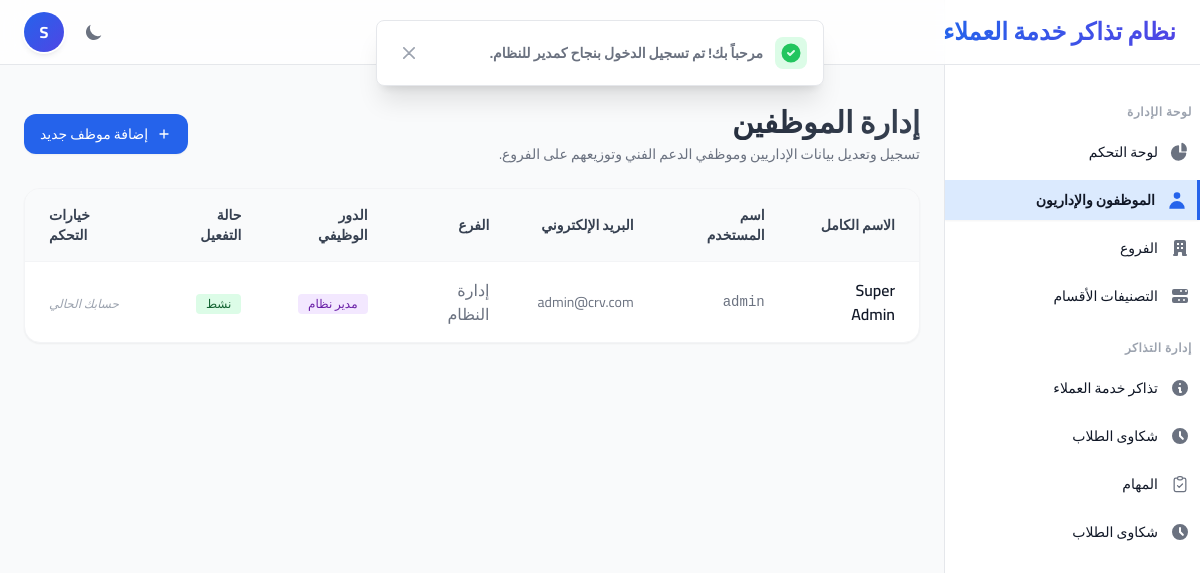
The page /admin/employees.php (signed in) on the database its author committed.
### tables this page shows
CREATE TABLE IF NOT EXISTS `employees` (
    `id` INT AUTO_INCREMENT PRIMARY KEY,
    `branch_id` INT NULL,
    `name` VARCHAR(150) NOT NULL,
    `username` VARCHAR(100) UNIQUE NOT NULL,
    `email` VARCHAR(190) UNIQUE NULL,
    `password` VARCHAR(255) NOT NULL,
    `phone` VARCHAR(30) NULL,
    `role` ENUM('admin','employee') DEFAULT 'employee',
    `status` ENUM('active','inactive') DEFAULT 'active',
    `last_login_at` DATETIME NULL,
    `created_at` TIMESTAMP DEFAULT CURRENT_TIMESTAMP,
    CONSTRAINT `fk_employees_branch` FOREIGN KEY (`branch_id`) REFERENCES `branches` (`id`) ON DELETE SET NULL
);

### admin/employees.php (the view, shortened to what this page needs)
<?php
$db = getDBConnection();
$pageParams = get_pagination_params(10);
$employees = [];
try {
    $stmt = $db->prepare("
        SELECT e.*, b.name as branch_name
        FROM employees e
        LEFT JOIN branches b ON e.branch_id = b.id
        ORDER BY e.id ASC
        LIMIT :limit OFFSET :offset
    ");
    $stmt->bindValue(':limit', $pageParams['perPage'], PDO::PARAM_INT);
    $stmt->bindValue(':offset', $pageParams['offset'], PDO::PARAM_INT);
    $stmt->execute();
    $employees = $stmt->fetchAll();
} catch (PDOException $e) {
    error_log("Failed to fetch employees: " . $e->getMessage());
}
require_once __DIR__ . '/../includes/header.php';
require_once __DIR__ . '/../includes/sidebar.php';
?>
<main class="p-6 space-y-6 flex-1">
    <div class="flex flex-col md:flex-row md:items-center md:justify-between space-y-4 md:space-y-0">
        <div>
            <h1 class="text-3xl font-bold bg-gradient-to-r from-gray-900 to-gray-700 dark:from-white dark:to-gray-300 bg-clip-text text-transparent">
            </h1>
            <p class="mt-1 text-sm text-gray-500 dark:text-gray-400">
                تسجيل وتعديل بيانات الإداريين وموظفي الدعم الفني وتوزيعهم على الفروع.
            </p>
        </div>
        <div>
            <a href="<?php echo BASE_URL; ?>admin/employee-add.php" class="inline-flex items-center px-4 py-2.5 text-sm font-medium text-white bg-blue-600 hover:bg-blue-700 focus:ring-4 focus:outline-none focus:ring-blue-300 rounded-xl shadow-sm dark:bg-blue-600 dark:hover:bg-blue-700 transition-all">
                <svg class="w-4 h-4 ml-2" fill="none" stroke="currentColor" viewBox="0 0 24 24" xmlns="http://www.w3.org/2000/svg">
                    <path stroke-linecap="round" stroke-linejoin="round" stroke-width="2" d="M12 6v6m0 0v6m0-6h6m-6 0H6"/>
                </svg>
                إضافة موظف جديد
            </a>
        </div>
    </div>
    <div class="bg-white border border-gray-100 rounded-2xl shadow-sm dark:bg-gray-800 dark:border-gray-700 overflow-hidden">
        <div class="overflow-x-auto">
            <table class="w-full text-base text-right text-gray-500 dark:text-gray-400">
                <thead class="text-sm text-gray-700 uppercase bg-gray-50 dark:bg-gray-700 dark:text-gray-400 border-b border-gray-100 dark:border-gray-700">
                    <tr>
                        <th scope="col" class="px-6 py-4">الاسم الكامل</th>
                        <th scope="col" class="px-6 py-4">اسم المستخدم</th>
                        <th scope="col" class="px-6 py-4">البريد الإلكتروني</th>
                        <th scope="col" class="px-6 py-4">الفرع</th>
                        <th scope="col" class="px-6 py-4">الدور الوظيفي</th>
                        <th scope="col" class="px-6 py-4">حالة التفعيل</th>
                        <th scope="col" class="px-6 py-4 text-left">خيارات التحكم</th>
                    </tr>
                </thead>
                <tbody class="divide-y divide-gray-100 dark:divide-gray-700">
                    <?php if (empty($employees)): ?>
                        <tr>
                            <td colspan="7" class="px-6 py-8 text-center text-gray-500 dark:text-gray-400">
                                لا يوجد موظفون مسجلون بالنظام حالياً.
                            </td>
                        </tr>
                    <?php else: ?>
                        <?php foreach ($employees as $employee): ?>
                            <tr class="hover:bg-gray-50/50 dark:hover:bg-gray-700/30 transition-colors">
                                <td class="px-6 py-4 font-semibold text-gray-900 dark:text-white"><?php echo htmlspecialchars($employee['name']); ?></td>
                                <td class="px-6 py-4 font-mono text-sm"><?php echo htmlspecialchars($employee['username']); ?></td>
                                <td class="px-6 py-4 text-sm"><?php echo htmlspecialchars($employee['email'] ?? '—'); ?></td>
                                <td class="px-6 py-4">
                                    <?php echo htmlspecialchars($employee['branch_name'] ?? 'إدارة النظام '); ?>
                                </td>
                                <td class="px-6 py-4">
                                    <?php if ($employee['role'] === 'admin'): ?>
                                        <span class="inline-flex items-center px-2.5 py-0.5 text-xs font-medium rounded bg-purple-100 text-purple-800 dark:bg-purple-900 dark:text-purple-200">
                                            مدير نظام
                                        </span>
                                    <?php else: ?>
                                        <span class="inline-flex items-center px-2.5 py-0.5 text-xs font-medium rounded bg-blue-100 text-blue-800 dark:bg-blue-900 dark:text-blue-200">
                                            موظف دعم
                                        </span>
                                    <?php endif; ?>
                                </td>
                                <td class="px-6 py-4">
                                    <?php if ($employee['status'] === 'active'): ?>
                                        <span data-status-badge class="inline-flex items-center px-2.5 py-0.5 text-xs font-medium rounded bg-green-100 text-green-800 dark:bg-green-900 dark:text-green-200">
                                            نشط
                                        </span>
                                    <?php else: ?>
                                        <span data-status-badge class="inline-flex items-center px-2.5 py-0.5 text-xs font-medium rounded bg-red-100 text-red-800 dark:bg-red-900 dark:text-red-200">
                                            معطل
                                        </span>
                                    <?php endif; ?>
                                </td>
                                <td class="px-6 py-4 text-left">
                                    <?php if ($employee['id'] !== (int)$_SESSION['user_id']): ?>
                                        <div class="inline-flex rounded-lg overflow-hidden border border-gray-200 dark:border-gray-600">
                                            <button data-toggle-status
                                                    data-employee-id="<?php echo $employee['id']; ?>"
                                                    data-employee-name="<?php echo htmlspecialchars($employee['name']); ?>"
                                                    data-current-status="<?php echo $employee['status']; ?>"
                                                    data-csrf-token="<?php echo generate_csrf_token(); ?>"
                                                    data-url="<?php echo BASE_URL; ?>admin/functions/toggle-employee-status.php"
                                                    class="px-3 py-2 text-xs font-medium text-white <?php echo $employee['status'] === 'active' ? 'bg-red-500 hover:bg-red-600' : 'bg-green-500 hover:bg-green-600'; ?> transition-colors focus:z-10">
                                                <svg class="inline w-3.5 h-3.5 ml-1 -mt-0.5" fill="none" stroke="currentColor" viewBox="0 0 24 24" stroke-width="2.5"><path stroke-linecap="round" stroke-linejoin="round" d="M13 10V3L4 14h7v7l9-11h-7z"/></svg>
                                                <?php echo $employee['status'] === 'active' ? 'تعطيل' : 'تفعيل'; ?>
                                            </button>
                                            <a href="<?php echo BASE_URL; ?>admin/employee-edit.php?id=<?php echo $employee['id']; ?>" class="px-3 py-2 text-xs font-medium text-white bg-blue-500 hover:bg-blue-600 transition-colors border-x border-blue-400 focus:z-10">
                                                <svg class="inline w-3.5 h-3.5 ml-1 -mt-0.5" fill="none" stroke="currentColor" viewBox="0 0 24 24" stroke-width="2.5"><path stroke-linecap="round" stroke-linejoin="round" d="M11 5H6a2 2 0 00-2 2v11a2 2 0 002 2h11a2 2 0 002-2v-5m-1.414-9.414a2 2 0 112.828 2.828L11.828 15H9v-2.828l8.586-8.586z"/></svg>
                                                تعديل
                                            </a>
                                            <button data-modal-target="delete-modal-<?php echo $employee['id']; ?>" data-modal-toggle="delete-modal-<?php echo $employee['id']; ?>" class="px-3 py-2 text-xs font-medium text-white bg-red-500 hover:bg-red-600 transition-colors focus:z-10">
                                                <svg class="inline w-3.5 h-3.5 ml-1 -mt-0.5" fill="none" stroke="currentColor" viewBox="0 0 24 24" stroke-width="2.5"><path stroke-linecap="round" stroke-linejoin="round" d="M19 7l-.867 12.142A2 2 0 0116.138 21H7.862a2 2 0 01-1.995-1.858L5 7m5 4v6m4-6v6m1-10V4a1 1 0 00-1-1h-4a1 1 0 00-1 1v3M4 7h16"/></svg>
                                                حذف
                                            </button>
                                        </div>
                                    <?php else: ?>
                                        <span class="text-xs text-gray-400 dark:text-gray-500 italic">حسابك الحالي</span>
                                    <?php endif; ?>
                                </td>
                            </tr>
                        <?php endforeach; ?>
                    <?php endif; ?>
                </tbody>
            </table>
        </div>
    </div>
</main>
<?php
require_once __DIR__ . '/../includes/footer.php';
?>

### includes/header.php (style rules this page uses)
body { font-family: 'Cairo', sans-serif; }

### rows shown on the page
employees: name "Super Admin", username "admin", email "admin@crv.com", branch_name "إدارة النظام", role "مدير نظام", status "نشط", shows "حسابك الحالي"

### other values the page prints
mb_substr($_SESSION['user_name'] ?? 'م', 0, 1, 'UTF-8') "S"
$_SESSION['success'] "مرحباً بك! تم تسجيل الدخول بنجاح كمدير للنظام."
